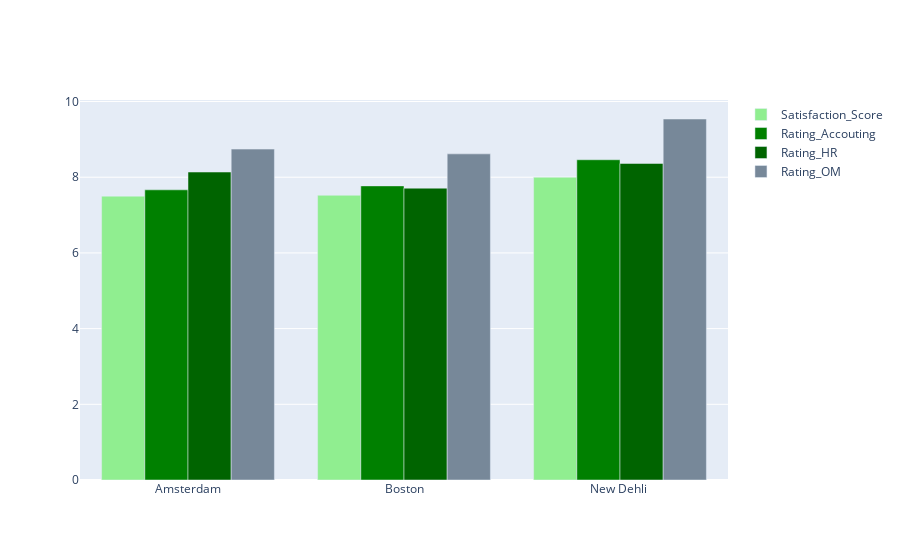
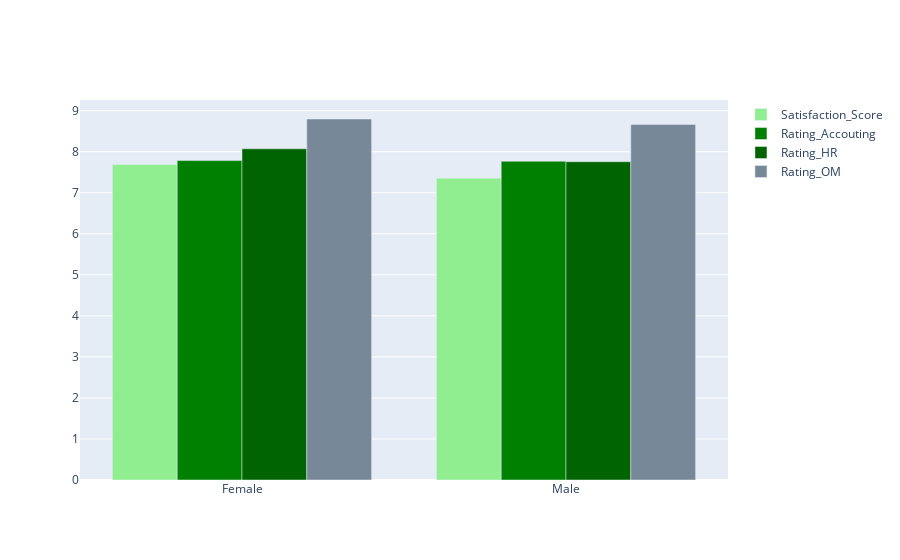
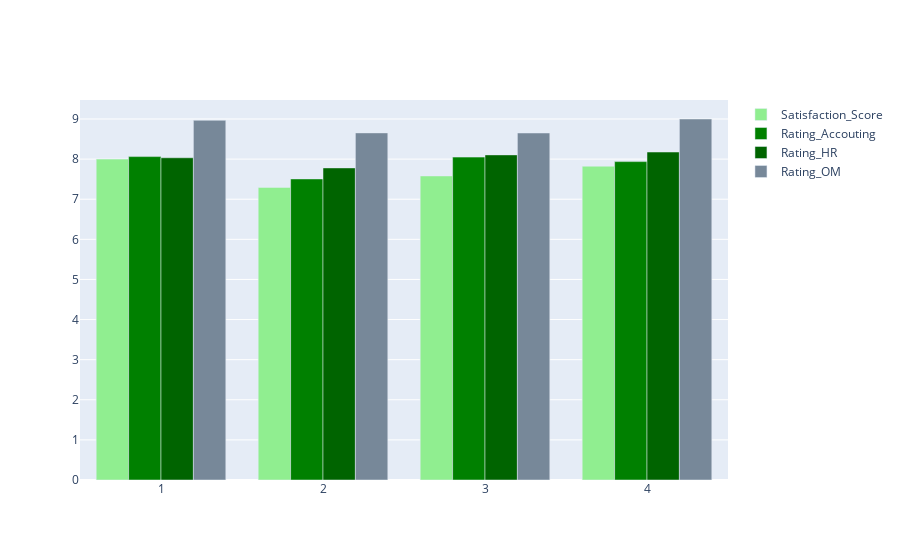
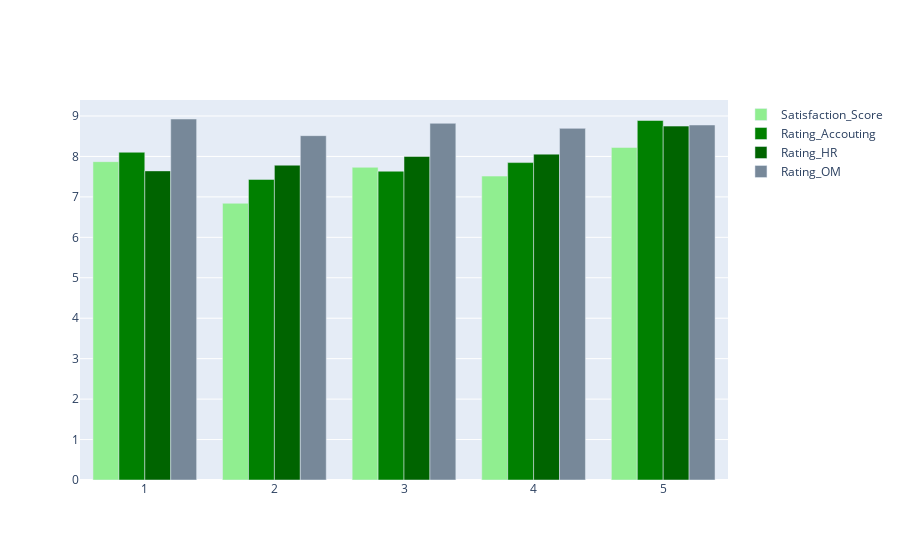

Here is the notebook cell these charts were saved with, in order:
### Code cell
def plot_by_col( col):
    
    df_plot = (df.groupby(col)
       .agg({'satisfaction_score': 'mean',
             'rating_HR': 'mean',
             'rating_acct': 'mean',
             'rating_OM': 'mean',
             'rating_security': 'mean',
             'rating_D&R': 'mean'}).reset_index())
    
    fig = go.Figure()

    fig.add_trace(
        go.Bar(
            x=df_plot[col],
            y=df_plot['satisfaction_score'],
            name='Satisfaction_Score',
            marker_color='lightgreen'))
    
    fig.add_trace(
        go.Bar(
            x=df_plot[col],
            y=df_plot['rating_acct'],
            name="Rating_Accouting",
            marker_color='green'))
    
    fig.add_trace(
        go.Bar(
            x=df_plot[col],
            y=df_plot['rating_HR'],
            name= "Rating_HR",
            marker_color='darkgreen'))

    fig.add_trace(
        go.Bar(
            x=df_plot[col],
            y=df_plot['rating_OM'],
            name= "Rating_OM",
            marker_color='lightslategrey'
        ))

    fig.show()
    
list_cols = ['location', 'gender', 'age_category', 'seniority_category']
for i in list_cols:
    plot_by_col(i)

### Figure 1 — Plotly figure (JSON) as saved in the notebook; plotly's stock layout.template omitted (floating-point values rounded to 4 significant figures)
{"data": [{"marker": {"color": "lightgreen"}, "name": "Satisfaction_Score", "type": "bar", "x": ["Amsterdam", "Boston", "New Dehli "], "y": [7.501, 7.523, 8]}, {"marker": {"color": "green"}, "name": "Rating_Accouting", "type": "bar", "x": ["Amsterdam", "Boston", "New Dehli "], "y": [7.667, 7.771, 8.462]}, {"marker": {"color": "darkgreen"}, "name": "Rating_HR", "type": "bar", "x": ["Amsterdam", "Boston", "New Dehli "], "y": [8.137, 7.711, 8.364]}, {"marker": {"color": "lightslategrey"}, "name": "Rating_OM", "type": "bar", "x": ["Amsterdam", "Boston", "New Dehli "], "y": [8.743, 8.617, 9.538]}], "layout": {}}

### Figure 2 — Plotly figure (JSON) as saved in the notebook; plotly's stock layout.template omitted (floating-point values rounded to 4 significant figures)
{"data": [{"marker": {"color": "lightgreen"}, "name": "Satisfaction_Score", "type": "bar", "x": ["Female", "Male"], "y": [7.687, 7.355]}, {"marker": {"color": "green"}, "name": "Rating_Accouting", "type": "bar", "x": ["Female", "Male"], "y": [7.784, 7.768]}, {"marker": {"color": "darkgreen"}, "name": "Rating_HR", "type": "bar", "x": ["Female", "Male"], "y": [8.072, 7.757]}, {"marker": {"color": "lightslategrey"}, "name": "Rating_OM", "type": "bar", "x": ["Female", "Male"], "y": [8.798, 8.667]}], "layout": {}}

### Figure 3 — Plotly figure (JSON) as saved in the notebook; plotly's stock layout.template omitted (floating-point values rounded to 4 significant figures)
{"data": [{"marker": {"color": "lightgreen"}, "name": "Satisfaction_Score", "type": "bar", "x": [1, 2, 3, 4], "y": [8, 7.294, 7.58, 7.824]}, {"marker": {"color": "green"}, "name": "Rating_Accouting", "type": "bar", "x": [1, 2, 3, 4], "y": [8.062, 7.506, 8.05, 7.938]}, {"marker": {"color": "darkgreen"}, "name": "Rating_HR", "type": "bar", "x": [1, 2, 3, 4], "y": [8.033, 7.78, 8.105, 8.176]}, {"marker": {"color": "lightslategrey"}, "name": "Rating_OM", "type": "bar", "x": [1, 2, 3, 4], "y": [8.968, 8.654, 8.651, 9]}], "layout": {}}

### Figure 4 — Plotly figure (JSON) as saved in the notebook; plotly's stock layout.template omitted (floating-point values rounded to 4 significant figures)
{"data": [{"marker": {"color": "lightgreen"}, "name": "Satisfaction_Score", "type": "bar", "x": [1, 2, 3, 4, 5], "y": [7.871, 6.842, 7.731, 7.514, 8.222]}, {"marker": {"color": "green"}, "name": "Rating_Accouting", "type": "bar", "x": [1, 2, 3, 4, 5], "y": [8.103, 7.432, 7.635, 7.848, 8.889]}, {"marker": {"color": "darkgreen"}, "name": "Rating_HR", "type": "bar", "x": [1, 2, 3, 4, 5], "y": [7.643, 7.784, 8, 8.057, 8.75]}, {"marker": {"color": "lightslategrey"}, "name": "Rating_OM", "type": "bar", "x": [1, 2, 3, 4, 5], "y": [8.926, 8.514, 8.82, 8.694, 8.778]}], "layout": {}}
